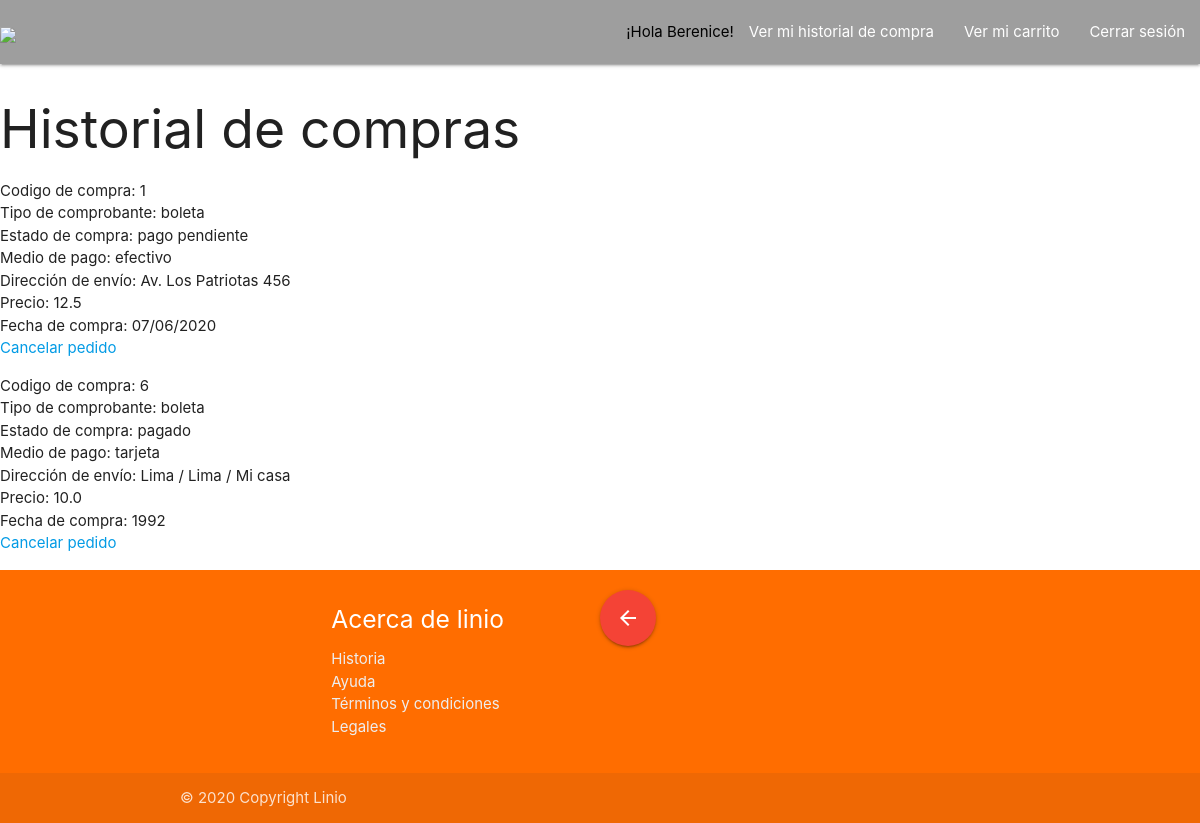
/pedidogistorial (signed in), run on an earlier commit of the app's database.
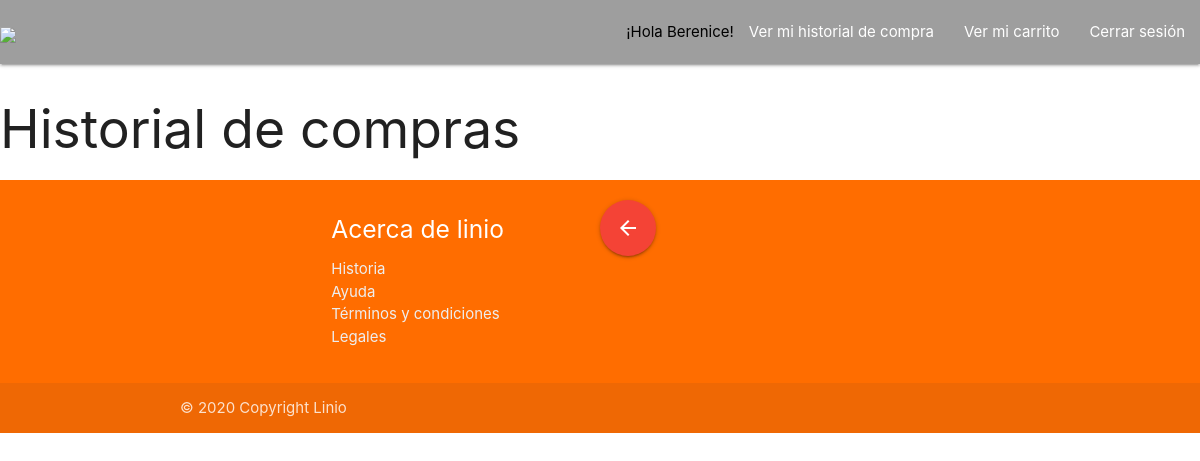
And on a later commit of the database.
### tables this page shows
CREATE TABLE pedido (
    codigo_pedido INTEGER PRIMARY KEY AUTOINCREMENT,
    codigo_usuario INTEGER,
    codigo_carrito INTEGER,
    estado STRING,
    repartidor STRING,
    tipo_comprobante STRING,
    metodo_pago STRING,
    direccion_envio STRING,
    area_reparto STRING,
    tarifa_envio DOUBLE,
    fecha_entrega DATETIME NOT NULL,
    fecha_emision DATETIME NOT NULL,
    FOREIGN KEY(codigo_usuario) REFERENCES usuario(codigo_usuario),
    FOREIGN KEY(codigo_carrito) REFERENCES carrito(codigo_carrito));

### app.py (the view)
@app.route('/pedidogistorial')
def listar_pedido():
    userid = session["user_id"]
    compra_list = Cpedido.listarpedido(idprod=userid)
    return render_template("users/comprobante_list.html", compra_list=compra_list)

### models/pedido.py (called while the page is built)
    def listarpedido(self, idprod:int):
        producto = None
        database = sqlite3.connect("data/Proyecto_Linio.db")  # ABRIR CONEXION CON BASE DE DATOS
        try:
            cursor = database.cursor()  # OBTENER OBJETO CURSOR
            query = '''
                SELECT * FROM pedido WHERE codigo_usuario={} '''.format(idprod)
            cursor.execute(query)
            producto= cursor.fetchall()
            return producto
            database.commit()  # CONFIRMAR CAMBIOS QUERY
        except Exception as e:
            database.rollback()  # RESTAURAR ANTES DE CAMBIOS POR ERROR
            print("Error: {}".format(e))
        finally:
            database.close()  # CERRAR CONEXION CON BASE DE DATOS
            return producto

### templates/users/comprobante_list.html (shortened to what this page needs)
{% extends "/layouts/application.html" %}
{% block content %}
{% include '/layouts/header.html' %}
<h2>Historial de compras</h2>
{% if compra_list %}
  {% for compra in compra_list %}
  <div>
    <ul>
        <li>Codigo de compra: {{compra[0]}}</li>
        <li>Tipo de comprobante: {{compra[5]}}</li>
        <li>Estado de compra: {{compra[3]}}</li>
        <li>Medio de pago: {{compra[6]}}</li>
        <li>Dirección de envío: {{compra[7]}}</li>
        <li>Precio: {{compra[9]}}</li>
        <li>Fecha de compra: {{compra[11]}}</li>
        <a href="{{ url_for('cancelar_pedido', id_ped=compra[0]) }}">Cancelar pedido</a>
    </ul>
  </div>
  {% endfor %}
{% endif %}
{% include '/layouts/footer.html' %}
{% endblock %}

### templates/layouts/application.html (shortened to what this page needs)
<!DOCTYPE html>
<html>
<head>
    <link rel="stylesheet" href="https://cdnjs.cloudflare.com/ajax/libs/materialize/1.0.0/css/materialize.min.css">
</head>
<body>
    {% block content %}{% endblock %}
</body>
</html>

### templates/layouts/header.html (shortened to what this page needs)
<header>
    <nav>
        <div class="nav-wrapper grey">
            <a href="{{ url_for('home') }}" class="brand-logo"><img class="responsive-img" src="https://linio-express.s3-sa-east-1.amazonaws.com/logos/Linio_logo.svg"></a>
            <ul id="nav-mobile" class="right hide-on-med-and-down">
            {% if session['type'] == 1%}
                <li style="color: black;">¡Hola {{ session['user_name'] or '' }}!</li>
                <li><a href="{{ url_for('listar_pedido') }}">Ver mi historial de compra</a></li>
                <li><a href="{{ url_for('view_cart') }}">Ver mi carrito</a></li>
                <li><a href="{{ url_for('logout') }}">Cerrar sesión</a></li>
            {% elif session['type'] == 2 %}
                <li style="color: black;">RUC : {{session['user_name']}}</li>
                <li><a href="{{ url_for('registrarProducto') }}">Añadir un producto</a></li>
                <li><a href="{{ url_for('logout') }}">Cerrar sesión</a></li>
            {% endif %}
            </ul>
        </div>
    </nav>
</header>

### templates/layouts/footer.html (shortened to what this page needs)
<footer class="page-footer orange accent-4 ">
    <div class="container">
      <div class="row">
        <a onclick="volver()" class="btn-floating btn-large waves-effect waves-light red"><i class="material-icons">arrow_back</i></a>
        <div class="col l4 offset-l2 s12">
          <h5 class="white-text">Acerca de linio</h5>
          <ul>
            <li><a class="grey-text text-lighten-3" href="{{ url_for('historia') }}">Historia</a></li>
            <li><a class="grey-text text-lighten-3" href="{{ url_for('ayuda') }}">Ayuda</a></li>
            <li><a class="grey-text text-lighten-3" href="{{ url_for('termycond') }}">Términos y condiciones</a></li>
            <li><a class="grey-text text-lighten-3" href="{{ url_for('legales') }}">Legales</a></li>
          </ul>
        </div>
      </div>
    </div>
    <div class="footer-copyright">
      <div class="container">
      © 2020 Copyright Linio
      </div>
    </div>
  </footer>

What changed in the data, as far as the page shows it:
removed pedido: codigo_pedido "1", tipo_comprobante "boleta", estado "pago pendiente", metodo_pago "efectivo", direccion_envio "Av. Los Patriotas 456", tarifa_envio "12.5", fecha_emision "07/06/2020"
removed pedido: codigo_pedido "6", tipo_comprobante "boleta", estado "pagado", metodo_pago "tarjeta", direccion_envio "Lima / Lima / Mi casa", tarifa_envio "10.0", fecha_emision "1992"
